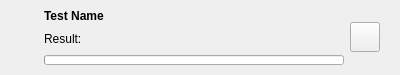
<?xml version="1.0" encoding="UTF-8"?>
<ui version="4.0">
 <class>Test_Item</class>
 <widget class="QWidget" name="Test_Item">
  <property name="geometry">
   <rect>
    <x>0</x>
    <y>0</y>
    <width>400</width>
    <height>75</height>
   </rect>
  </property>
  <property name="minimumSize">
   <size>
    <width>0</width>
    <height>75</height>
   </size>
  </property>
  <property name="maximumSize">
   <size>
    <width>16777215</width>
    <height>75</height>
   </size>
  </property>
  <property name="windowTitle">
   <string>Form</string>
  </property>
  <layout class="QHBoxLayout" name="horizontalLayout_main">
   <property name="spacing">
    <number>10</number>
   </property>
   <property name="leftMargin">
    <number>10</number>
   </property>
   <property name="topMargin">
    <number>0</number>
   </property>
   <property name="rightMargin">
    <number>20</number>
   </property>
   <property name="bottomMargin">
    <number>0</number>
   </property>
   <item>
    <widget class="QLabel" name="status_icon">
     <property name="minimumSize">
      <size>
       <width>24</width>
       <height>24</height>
      </size>
     </property>
     <property name="maximumSize">
      <size>
       <width>24</width>
       <height>24</height>
      </size>
     </property>
     <property name="text">
      <string/>
     </property>
     <property name="pixmap">
      <pixmap>../../../../../../../../../../.designer/backup/resources/icons/status_pending.png</pixmap>
     </property>
     <property name="scaledContents">
      <bool>true</bool>
     </property>
    </widget>
   </item>
   <item>
    <widget class="QWidget" name="widget" native="true">
     <property name="minimumSize">
      <size>
       <width>0</width>
       <height>0</height>
      </size>
     </property>
     <layout class="QVBoxLayout" name="verticalLayout">
      <property name="leftMargin">
       <number>0</number>
      </property>
      <property name="topMargin">
       <number>0</number>
      </property>
      <property name="rightMargin">
       <number>0</number>
      </property>
      <property name="bottomMargin">
       <number>0</number>
      </property>
      <item>
       <layout class="QHBoxLayout" name="horizontalLayout">
        <item>
         <layout class="QVBoxLayout" name="verticalLayout_info">
          <item>
           <widget class="QLabel" name="lbl_test_name">
            <property name="font">
             <font>
              <weight>75</weight>
              <bold>true</bold>
             </font>
            </property>
            <property name="text">
             <string>Test Name</string>
            </property>
           </widget>
          </item>
          <item>
           <layout class="QHBoxLayout" name="horizontalLayout_details">
            <item>
             <widget class="QLabel" name="test_result_label">
              <property name="text">
               <string>Result:</string>
              </property>
             </widget>
            </item>
            <item>
             <spacer name="horizontalSpacer">
              <property name="orientation">
               <enum>Qt::Horizontal</enum>
              </property>
              <property name="sizeHint" stdset="0">
               <size>
                <width>40</width>
                <height>20</height>
               </size>
              </property>
             </spacer>
            </item>
           </layout>
          </item>
          <item>
           <widget class="QProgressBar" name="progress_bar">
            <property name="minimumSize">
             <size>
              <width>0</width>
              <height>10</height>
             </size>
            </property>
            <property name="maximumSize">
             <size>
              <width>1000</width>
              <height>10</height>
             </size>
            </property>
            <property name="value">
             <number>0</number>
            </property>
            <property name="textVisible">
             <bool>false</bool>
            </property>
           </widget>
          </item>
         </layout>
        </item>
        <item>
         <widget class="QPushButton" name="btn_run_stop">
          <property name="minimumSize">
           <size>
            <width>30</width>
            <height>30</height>
           </size>
          </property>
          <property name="maximumSize">
           <size>
            <width>30</width>
            <height>30</height>
           </size>
          </property>
          <property name="text">
           <string/>
          </property>
         </widget>
        </item>
       </layout>
      </item>
     </layout>
    </widget>
   </item>
  </layout>
 </widget>
 <resources/>
 <connections/>
</ui>
